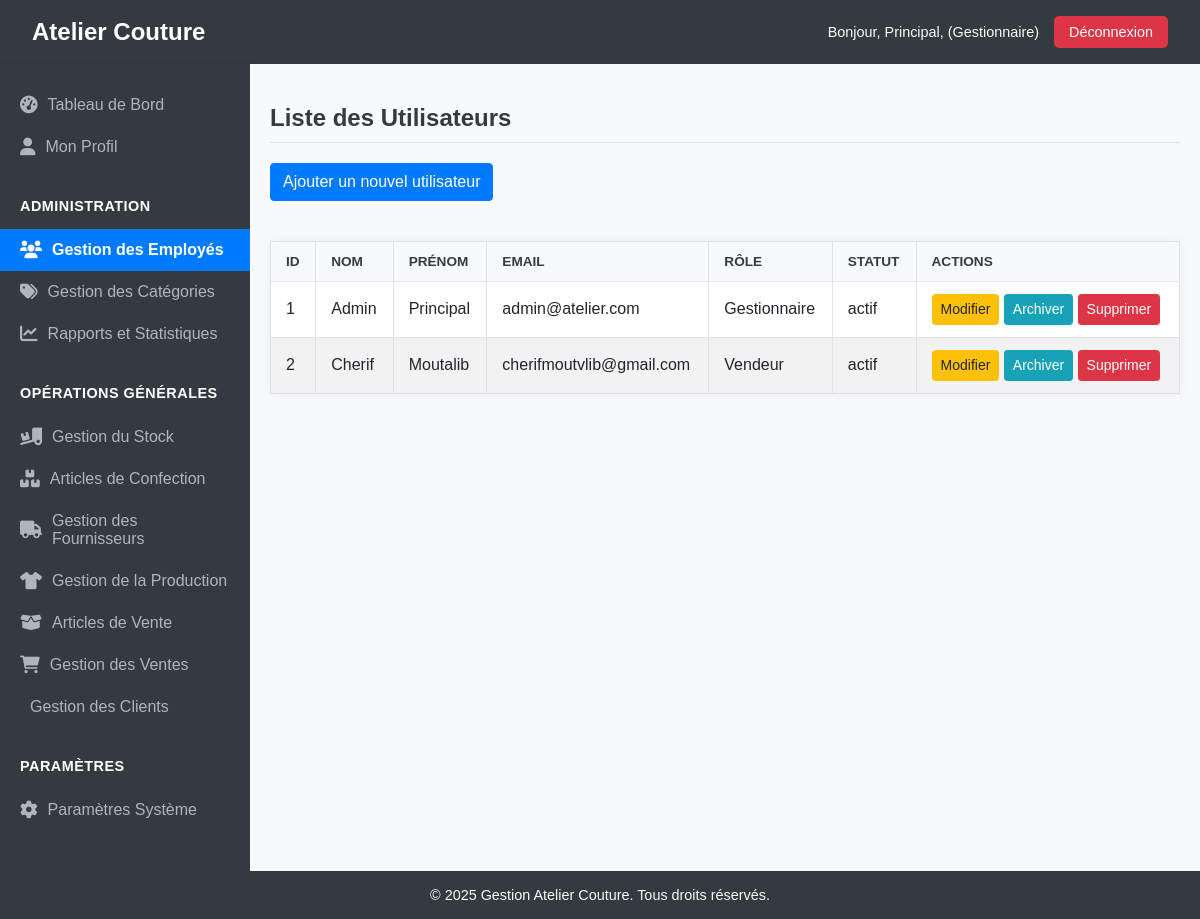
/index.php?action=utilisateurs (signed in), run on the app's committed database.
### tables this page shows
CREATE TABLE IF NOT EXISTS `utilisateurs` (
  `utilisateur_id` int NOT NULL AUTO_INCREMENT,
  `nom` varchar(100) NOT NULL,
  `prenom` varchar(100) NOT NULL,
  `email` varchar(255) NOT NULL,
  `mot_de_passe` varchar(255) NOT NULL,
  `telephone_portable` varchar(20) NOT NULL,
  `adresse` varchar(255) DEFAULT NULL,
  `salaire` decimal(10,2) DEFAULT NULL,
  `photo` varchar(255) DEFAULT NULL,
  `role` enum('Gestionnaire','Responsable Stock','Responsable Production','Vendeur') NOT NULL,
  `date_creation` datetime DEFAULT CURRENT_TIMESTAMP,
  `archive` tinyint(1) DEFAULT '0',
  `statut` enum('actif','archivé') NOT NULL DEFAULT 'actif',
  PRIMARY KEY (`utilisateur_id`),
  UNIQUE KEY `email` (`email`)
);

### src/Controllers/Controller.php (called while the page is built, shortened)
<?php
abstract class Controller {
    protected function render(string $path, array $data = []): void {
        extract($data);
        require_once ROOT_PATH . '/vues/' . $path . '.php';
    }
}

### src/Controllers/UtilisateurController.php (called while the page is built, shortened)
<?php
class UtilisateurController extends Controller {
    private $utilisateurService;
    public function __construct() {
        $this->utilisateurService = new UtilisateurService();
    }
    public function list(): void {
        $utilisateurs = $this->utilisateurService->getAllUtilisateurs();
        $this->render('utilisateurs/liste', [
            'utilisateurs' => $utilisateurs,
            'title' => 'Liste des Utilisateurs'
        ]);
    }
}

### config/config.php (called while the page is built, shortened)
<?php
spl_autoload_register(function ($class) {
    $prefix = 'App\\';
    $base_dir = ROOT_PATH . '/src/';
    $len = strlen($prefix);
    $relative_class = substr($class, $len);
    $file = $base_dir . str_replace('\\', '/', $relative_class) . '.php';
});
?>

### src/Repositories/ConnexionBD.php (called while the page is built, shortened)
<?php
class ConnexionBD {
    private static $instance = null;
    private $conn;
    private function __construct() {
        $this->host = DB_HOST;
        $this->db_name = DB_NAME;
        $this->username = DB_USER;
        $this->password = DB_PASSWORD;
        try {
            $dsn = "mysql:host={$this->host};dbname={$this->db_name};charset=utf8mb4";
            $options = [
                PDO::ATTR_ERRMODE            => PDO::ERRMODE_EXCEPTION,
                PDO::ATTR_DEFAULT_FETCH_MODE => PDO::FETCH_ASSOC,
                PDO::ATTR_EMULATE_PREPARES   => false,
            ];
            $this->conn = new PDO($dsn, $this->username, $this->password, $options);
        } catch (PDOException $e) {
            die("Erreur de connexion à la base de données : " . $e->getMessage());
        }
    }
    public static function getInstance() {
        if (self::$instance === null) {
            self::$instance = new ConnexionBD();
        }
        return self::$instance;
    }
    public function getConnexion() {
        return $this->conn;
    }
}

### src/Services/UtilisateurService.php (called while the page is built, shortened)
<?php
class UtilisateurService extends BaseService {
    private $utilisateurRepository;
    public function __construct() {
        $this->utilisateurRepository = new UtilisateurRepository();
    }
    public function getAllUtilisateurs(): array {
        $utilisateursData = $this->utilisateurRepository->findAll();
        $utilisateurs = [];
        foreach ($utilisateursData as $data) {
            $utilisateurs[] = new Utilisateur(
                $data['utilisateur_id'],
                $data['nom'],
                $data['prenom'],
                $data['email'],
                $data['mot_de_passe'],
                $data['telephone_portable'],
                $data['adresse'],
                $data['salaire'],
                $data['photo'],
                $data['role'],
                $data['date_creation'],
                $data['statut']
            );
        }
        return $utilisateurs;
    }
}

### src/Repositories/BaseRepository.php (called while the page is built, shortened)
<?php
abstract class BaseRepository {
    protected $db;
    protected $table;
    public function __construct(string $table, string $idColumn = 'id') {
        $this->db = ConnexionBD::getInstance()->getConnexion();
        $this->table = $table;
    }
    public function findAll(): array {
        $stmt = $this->db->query("SELECT * FROM {$this->table} WHERE statut = 'actif'");
        return $stmt->fetchAll(PDO::FETCH_ASSOC);
    }
}

### src/Models/Utilisateur.php (called while the page is built, shortened)
<?php
class Utilisateur {
    private $utilisateur_id;
    private $nom;
    private $prenom;
    private $email;
    private $role;
    private $statut;
    public function __construct(
        $utilisateur_id = null,
        $nom = null,
        $prenom = null,
        $email = null,
        $mot_de_passe = null,
        $telephone_portable = null,
        $adresse = null,
        $salaire = null,
        $photo = null,
        $role = null,
        $date_creation = null,
        $statut = 'actif'
    ) {
        $this->utilisateur_id = $utilisateur_id;
        $this->nom = $nom;
        $this->prenom = $prenom;
        $this->email = $email;
        $this->role = $role;
        $this->statut = $statut;
    }
    public function getUtilisateurId(): ?int { return $this->utilisateur_id; }
    public function getNom(): ?string { return $this->nom; }
    public function getPrenom(): ?string { return $this->prenom; }
    public function getEmail(): ?string { return $this->email; }
    public function getRole(): ?string { return $this->role; }
    public function getStatut(): ?string { return $this->statut; }
}

### vues/utilisateurs/liste.php (the view, shortened to what this page needs)
<?php require_once ROOT_PATH . '/vues/includes/header.php'; ?>
<main class="content">
    <h2><?= htmlspecialchars($title) ?></h2>
    <a href="<?= BASE_URL ?>index.php?action=ajouterUtilisateur" class="btn btn-primary" style="margin-bottom: 20px;">Ajouter un nouvel utilisateur</a>
    <?php if (!empty($utilisateurs)): ?>
        <table>
            <thead>
                <tr>
                    <th>ID</th>
                    <th>Nom</th>
                    <th>Prénom</th>
                    <th>Email</th>
                    <th>Rôle</th>
                    <th>Statut</th>
                    <th>Actions</th>
                </tr>
            </thead>
            <tbody>
                <?php foreach ($utilisateurs as $user): ?>
                    <tr>
                        <td><?= htmlspecialchars($user->getUtilisateurId()) ?></td>
                        <td><?= htmlspecialchars($user->getNom()) ?></td>
                        <td><?= htmlspecialchars($user->getPrenom()) ?></td>
                        <td><?= htmlspecialchars($user->getEmail()) ?></td>
                        <td><?= htmlspecialchars($user->getRole()) ?></td>
                        <td><?= htmlspecialchars($user->getStatut()) ?></td>
                        <td>
                            <a href="<?= BASE_URL ?>index.php?action=modifierUtilisateur&id=<?= $user->getUtilisateurId() ?>" class="btn btn-sm btn-warning">Modifier</a>
                            <a href="<?= BASE_URL ?>index.php?action=archiveUtilisateur&id=<?= $user->getUtilisateurId() ?>" class="btn btn-sm btn-info" onclick="return confirm('Êtes-vous sûr de vouloir archiver cet utilisateur ?');">Archiver</a>
                            <a href="<?= BASE_URL ?>index.php?action=supprimerUtilisateur&id=<?= $user->getUtilisateurId() ?>" class="btn btn-sm btn-danger" onclick="return confirm('Êtes-vous sûr de vouloir SUPPRIMER DÉFINITIVEMENT cet utilisateur ? Cette action est irréversible.');">Supprimer</a>
                        </td>
                    </tr>
                <?php endforeach; ?>
            </tbody>
        </table>
    <?php else: ?>
        <p>Aucun utilisateur trouvé.</p>
    <?php endif; ?>
</main>
<?php require_once ROOT_PATH . '/vues/includes/footer.php'; ?>

### public/assets/css/style.css (style rules this page uses)
:root { --primary-color: #007bff; --secondary-color: #6c757d; --success-color: #28a745; --warning-color: #ffc107; --danger-color: #dc3545; --info-color: #17a2b8; --light-color: #f8f9fa; --dark-color: #343a40; --header-bg: #343a40; --sidebar-bg: #343a40; --sidebar-link-color: #adb5bd; --sidebar-link-hover-bg: #495057; --sidebar-active-link-bg: #007bff; --content-bg: #f8f9fa; --border-color: #dee2e6; --text-color: #212529; }
body { font-family: Arial, sans-serif; margin: 0; padding: 0; display: flex; flex-direction: column; min-height: 100vh; background-color: var(--content-bg); color: var(--text-color); }
.content { flex: 1; padding: 20px; background-color: var(--content-bg); overflow-y: auto; }
.content h2 { color: var(--dark-color); margin-bottom: 20px; border-bottom: 1px solid var(--border-color); padding-bottom: 10px; }
table { width: 100%; border-collapse: collapse; margin-top: 20px; background-color: white; box-shadow: 0 0 10px rgba(0, 0, 0, 0.05); }
table th, table td { border: 1px solid var(--border-color); padding: 12px 15px; text-align: left; }
table th { background-color: var(--light-color); color: var(--dark-color); font-weight: bold; text-transform: uppercase; font-size: 0.85rem; }
table tr:nth-child(even) { background-color: #f2f2f2; }
.btn { display: inline-block; font-weight: 400; color: white; text-align: center; vertical-align: middle; -webkit-user-select: none; -moz-user-select: none; -ms-user-select: none; user-select: none; background-color: transparent; border: 1px solid transparent; padding: 0.375rem 0.75rem; font-size: 1rem; line-height: 1.5; border-radius: 0.25rem; transition: color 0.15s ease-in-out, background-color 0.15s ease-in-out, border-color 0.15s ease-in-out, box-shadow 0.15s ease-in-out; text-decoration: none; }
.btn-primary { color: white; background-color: var(--primary-color); border-color: var(--primary-color); }
.btn-warning { color: #212529; background-color: var(--warning-color); border-color: var(--warning-color); }
.btn-info { color: white; background-color: var(--info-color); border-color: var(--info-color); }
.btn-danger { color: white; background-color: var(--danger-color); border-color: var(--danger-color); }
.btn-sm { padding: 0.25rem 0.5rem; font-size: 0.875rem; border-radius: 0.2rem; }

### data on the page
utilisateurs: utilisateur_id "1", nom "Admin", prenom "Principal", email "admin@atelier.com", role "Gestionnaire", statut "actif"
utilisateurs: utilisateur_id "2", nom "Cherif", prenom "Moutalib", email "cherifmoutvlib@gmail.com", role "Vendeur", statut "actif"

### other printed values
$_SESSION['user_prenom'] "Principal"
$_SESSION['user_role'] "Gestionnaire"
$title "Liste des Utilisateurs"
